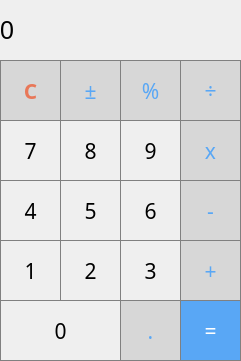
<?xml version="1.0" encoding="UTF-8"?>
<ui version="4.0">
 <class>MainWindow</class>
 <widget class="QMainWindow" name="MainWindow">
  <property name="geometry">
   <rect>
    <x>0</x>
    <y>0</y>
    <width>241</width>
    <height>361</height>
   </rect>
  </property>
  <property name="windowTitle">
   <string>MainWindow</string>
  </property>
  <widget class="QWidget" name="centralWidget">
   <widget class="QLabel" name="label">
    <property name="geometry">
     <rect>
      <x>0</x>
      <y>0</y>
      <width>241</width>
      <height>61</height>
     </rect>
    </property>
    <property name="font">
     <font>
      <pointsize>19</pointsize>
     </font>
    </property>
    <property name="styleSheet">
     <string notr="true">QLabel { qproperty-alignment: 'AlignVCenter | AlignRight'; border: 1px solid gray; } background-color : white;</string>
    </property>
    <property name="text">
     <string>0</string>
    </property>
   </widget>
   <widget class="QPushButton" name="pushButton_clear">
    <property name="geometry">
     <rect>
      <x>0</x>
      <y>60</y>
      <width>61</width>
      <height>61</height>
     </rect>
    </property>
    <property name="font">
     <font>
      <family>Noto Sans</family>
      <pointsize>16</pointsize>
      <weight>75</weight>
      <bold>true</bold>
      <underline>false</underline>
      <strikeout>false</strikeout>
      <kerning>true</kerning>
     </font>
    </property>
    <property name="focusPolicy">
     <enum>Qt::StrongFocus</enum>
    </property>
    <property name="styleSheet">
     <string notr="true"> QPushButton { 
	color: rgb(232, 119, 88);
	background-color: rgb(215, 215, 215);
 	border: 1px solid gray; 
} 
QPushButton:pressed { 
background-color: qlineargradient(x1: 0, y1: 0, x2: 0, y2: 1, stop: 0 #BEBEBE, stop: 1 #D7D7D7); 
}

</string>
    </property>
    <property name="text">
     <string>C</string>
    </property>
   </widget>
   <widget class="QPushButton" name="pushButton_plusMinus">
    <property name="geometry">
     <rect>
      <x>60</x>
      <y>60</y>
      <width>61</width>
      <height>61</height>
     </rect>
    </property>
    <property name="font">
     <font>
      <family>Noto Sans</family>
      <pointsize>16</pointsize>
     </font>
    </property>
    <property name="styleSheet">
     <string notr="true"> QPushButton { 
	color:rgb(89, 167, 245);
	background-color: rgb(215, 215, 215);
 	border: 1px solid gray; 
} 
QPushButton:pressed { 
background-color: qlineargradient(x1: 0, y1: 0, x2: 0, y2: 1, stop: 0 #BEBEBE, stop: 1 #D7D7D7); 
}

</string>
    </property>
    <property name="text">
     <string>±</string>
    </property>
   </widget>
   <widget class="QPushButton" name="pushButton_percent">
    <property name="geometry">
     <rect>
      <x>120</x>
      <y>60</y>
      <width>61</width>
      <height>61</height>
     </rect>
    </property>
    <property name="font">
     <font>
      <family>Noto Sans</family>
      <pointsize>16</pointsize>
     </font>
    </property>
    <property name="styleSheet">
     <string notr="true"> QPushButton { 
	color:rgb(89, 167, 245);
	background-color: rgb(215, 215, 215);
 	border: 1px solid gray; 
} 
QPushButton:pressed { 
background-color: qlineargradient(x1: 0, y1: 0, x2: 0, y2: 1, stop: 0 #BEBEBE, stop: 1 #D7D7D7); 
}

</string>
    </property>
    <property name="text">
     <string>%</string>
    </property>
   </widget>
   <widget class="QPushButton" name="pushButton_divide">
    <property name="geometry">
     <rect>
      <x>180</x>
      <y>60</y>
      <width>61</width>
      <height>61</height>
     </rect>
    </property>
    <property name="font">
     <font>
      <family>Noto Sans</family>
      <pointsize>16</pointsize>
     </font>
    </property>
    <property name="styleSheet">
     <string notr="true">QPushButton { 	
	background-color: rgb(215, 215, 215); 
	color:rgb(89, 167, 245);
	border: 1px solid gray; 
} QPushButton:pressed { 
	background-color: qlineargradient(x1: 0, y1: 0, x2: 0, y2: 1, stop: 0 #FF7832, stop: 1 #FF9739); 
}</string>
    </property>
    <property name="text">
     <string>÷</string>
    </property>
   </widget>
   <widget class="QPushButton" name="pushButton_multiply">
    <property name="geometry">
     <rect>
      <x>180</x>
      <y>120</y>
      <width>61</width>
      <height>61</height>
     </rect>
    </property>
    <property name="font">
     <font>
      <family>Noto Sans</family>
      <pointsize>16</pointsize>
     </font>
    </property>
    <property name="styleSheet">
     <string notr="true">QPushButton { 	
	background-color: rgb(215, 215, 215); 
	color:rgb(89, 167, 245);
	border: 1px solid gray; 
} QPushButton:pressed { 
	background-color: qlineargradient(x1: 0, y1: 0, x2: 0, y2: 1, stop: 0 #FF7832, stop: 1 #FF9739); 
}</string>
    </property>
    <property name="text">
     <string>x</string>
    </property>
   </widget>
   <widget class="QPushButton" name="pushButton_9">
    <property name="geometry">
     <rect>
      <x>120</x>
      <y>120</y>
      <width>61</width>
      <height>61</height>
     </rect>
    </property>
    <property name="font">
     <font>
      <family>Noto Sans</family>
      <pointsize>16</pointsize>
     </font>
    </property>
    <property name="styleSheet">
     <string notr="true">QPushButton { border: 1px solid gray; } QPushButton:pressed { background-color: qlineargradient(x1: 0, y1: 0, x2: 0, y2: 1, stop: 0 #dadbde, stop: 1 #f6f7fa); }</string>
    </property>
    <property name="text">
     <string>9</string>
    </property>
   </widget>
   <widget class="QPushButton" name="pushButton_7">
    <property name="geometry">
     <rect>
      <x>0</x>
      <y>120</y>
      <width>61</width>
      <height>61</height>
     </rect>
    </property>
    <property name="font">
     <font>
      <family>Noto Sans</family>
      <pointsize>16</pointsize>
     </font>
    </property>
    <property name="styleSheet">
     <string notr="true">QPushButton { border: 1px solid gray; } QPushButton:pressed { background-color: qlineargradient(x1: 0, y1: 0, x2: 0, y2: 1, stop: 0 #dadbde, stop: 1 #f6f7fa); }</string>
    </property>
    <property name="text">
     <string>7</string>
    </property>
   </widget>
   <widget class="QPushButton" name="pushButton_8">
    <property name="geometry">
     <rect>
      <x>60</x>
      <y>120</y>
      <width>61</width>
      <height>61</height>
     </rect>
    </property>
    <property name="font">
     <font>
      <family>Noto Sans</family>
      <pointsize>16</pointsize>
     </font>
    </property>
    <property name="styleSheet">
     <string notr="true">QPushButton { border: 1px solid gray; } QPushButton:pressed { background-color: qlineargradient(x1: 0, y1: 0, x2: 0, y2: 1, stop: 0 #dadbde, stop: 1 #f6f7fa); }</string>
    </property>
    <property name="text">
     <string>8</string>
    </property>
   </widget>
   <widget class="QPushButton" name="pushButton_subtract">
    <property name="geometry">
     <rect>
      <x>180</x>
      <y>180</y>
      <width>61</width>
      <height>61</height>
     </rect>
    </property>
    <property name="font">
     <font>
      <family>Noto Sans</family>
      <pointsize>16</pointsize>
     </font>
    </property>
    <property name="styleSheet">
     <string notr="true">QPushButton { 	
	background-color: rgb(215, 215, 215); 
	color:rgb(89, 167, 245);
	border: 1px solid gray; 
} QPushButton:pressed { 
	background-color: qlineargradient(x1: 0, y1: 0, x2: 0, y2: 1, stop: 0 #FF7832, stop: 1 #FF9739); 
}</string>
    </property>
    <property name="text">
     <string>-</string>
    </property>
   </widget>
   <widget class="QPushButton" name="pushButton_add">
    <property name="geometry">
     <rect>
      <x>180</x>
      <y>240</y>
      <width>61</width>
      <height>61</height>
     </rect>
    </property>
    <property name="font">
     <font>
      <family>Noto Sans</family>
      <pointsize>16</pointsize>
     </font>
    </property>
    <property name="styleSheet">
     <string notr="true">QPushButton { 	
	background-color: rgb(215, 215, 215); 
	color:rgb(89, 167, 245);
	border: 1px solid gray; 
} QPushButton:pressed { 
	background-color: qlineargradient(x1: 0, y1: 0, x2: 0, y2: 1, stop: 0 #FF7832, stop: 1 #FF9739); 
}</string>
    </property>
    <property name="text">
     <string>+</string>
    </property>
   </widget>
   <widget class="QPushButton" name="pushButton_2">
    <property name="geometry">
     <rect>
      <x>60</x>
      <y>240</y>
      <width>61</width>
      <height>61</height>
     </rect>
    </property>
    <property name="font">
     <font>
      <family>Noto Sans</family>
      <pointsize>16</pointsize>
     </font>
    </property>
    <property name="styleSheet">
     <string notr="true">QPushButton { border: 1px solid gray; } QPushButton:pressed { background-color: qlineargradient(x1: 0, y1: 0, x2: 0, y2: 1, stop: 0 #dadbde, stop: 1 #f6f7fa); }</string>
    </property>
    <property name="text">
     <string>2</string>
    </property>
   </widget>
   <widget class="QPushButton" name="pushButton_6">
    <property name="geometry">
     <rect>
      <x>120</x>
      <y>180</y>
      <width>61</width>
      <height>61</height>
     </rect>
    </property>
    <property name="font">
     <font>
      <family>Noto Sans</family>
      <pointsize>16</pointsize>
     </font>
    </property>
    <property name="styleSheet">
     <string notr="true">QPushButton { border: 1px solid gray; } QPushButton:pressed { background-color: qlineargradient(x1: 0, y1: 0, x2: 0, y2: 1, stop: 0 #dadbde, stop: 1 #f6f7fa); }</string>
    </property>
    <property name="text">
     <string>6</string>
    </property>
   </widget>
   <widget class="QPushButton" name="pushButton_1">
    <property name="geometry">
     <rect>
      <x>0</x>
      <y>240</y>
      <width>61</width>
      <height>61</height>
     </rect>
    </property>
    <property name="font">
     <font>
      <family>Noto Sans</family>
      <pointsize>16</pointsize>
     </font>
    </property>
    <property name="styleSheet">
     <string notr="true">QPushButton { border: 1px solid gray; } QPushButton:pressed { background-color: qlineargradient(x1: 0, y1: 0, x2: 0, y2: 1, stop: 0 #dadbde, stop: 1 #f6f7fa); }</string>
    </property>
    <property name="text">
     <string>1</string>
    </property>
   </widget>
   <widget class="QPushButton" name="pushButton_4">
    <property name="geometry">
     <rect>
      <x>0</x>
      <y>180</y>
      <width>61</width>
      <height>61</height>
     </rect>
    </property>
    <property name="font">
     <font>
      <family>Noto Sans</family>
      <pointsize>16</pointsize>
     </font>
    </property>
    <property name="styleSheet">
     <string notr="true">QPushButton { border: 1px solid gray; } QPushButton:pressed { background-color: qlineargradient(x1: 0, y1: 0, x2: 0, y2: 1, stop: 0 #dadbde, stop: 1 #f6f7fa); }</string>
    </property>
    <property name="text">
     <string>4</string>
    </property>
   </widget>
   <widget class="QPushButton" name="pushButton_3">
    <property name="geometry">
     <rect>
      <x>120</x>
      <y>240</y>
      <width>61</width>
      <height>61</height>
     </rect>
    </property>
    <property name="font">
     <font>
      <family>Noto Sans</family>
      <pointsize>16</pointsize>
     </font>
    </property>
    <property name="styleSheet">
     <string notr="true">QPushButton { border: 1px solid gray; } QPushButton:pressed { background-color: qlineargradient(x1: 0, y1: 0, x2: 0, y2: 1, stop: 0 #dadbde, stop: 1 #f6f7fa); }</string>
    </property>
    <property name="text">
     <string>3</string>
    </property>
   </widget>
   <widget class="QPushButton" name="pushButton_5">
    <property name="geometry">
     <rect>
      <x>60</x>
      <y>180</y>
      <width>61</width>
      <height>61</height>
     </rect>
    </property>
    <property name="font">
     <font>
      <family>Noto Sans</family>
      <pointsize>16</pointsize>
     </font>
    </property>
    <property name="styleSheet">
     <string notr="true">QPushButton { border: 1px solid gray; } QPushButton:pressed { background-color: qlineargradient(x1: 0, y1: 0, x2: 0, y2: 1, stop: 0 #dadbde, stop: 1 #f6f7fa); }</string>
    </property>
    <property name="text">
     <string>5</string>
    </property>
   </widget>
   <widget class="QPushButton" name="pushButton_equals">
    <property name="geometry">
     <rect>
      <x>180</x>
      <y>300</y>
      <width>61</width>
      <height>61</height>
     </rect>
    </property>
    <property name="font">
     <font>
      <family>Noto Sans</family>
      <pointsize>16</pointsize>
     </font>
    </property>
    <property name="styleSheet">
     <string notr="true">QPushButton { 	
	background-color: rgb(89, 167, 245);
	color: white; 
	border: 1px solid gray; 
} QPushButton:pressed { 
	background-color: qlineargradient(x1: 0, y1: 0, x2: 0, y2: 1, stop: 0 #FF7832, stop: 1 #FF9739); 
}</string>
    </property>
    <property name="text">
     <string>=</string>
    </property>
   </widget>
   <widget class="QPushButton" name="pushButton_0">
    <property name="geometry">
     <rect>
      <x>0</x>
      <y>300</y>
      <width>121</width>
      <height>61</height>
     </rect>
    </property>
    <property name="font">
     <font>
      <family>Noto Sans</family>
      <pointsize>16</pointsize>
     </font>
    </property>
    <property name="styleSheet">
     <string notr="true">QPushButton { border: 1px solid gray; } QPushButton:pressed { background-color: qlineargradient(x1: 0, y1: 0, x2: 0, y2: 1, stop: 0 #dadbde, stop: 1 #f6f7fa); }</string>
    </property>
    <property name="text">
     <string>0</string>
    </property>
   </widget>
   <widget class="QPushButton" name="pushButton_decimal">
    <property name="enabled">
     <bool>true</bool>
    </property>
    <property name="geometry">
     <rect>
      <x>120</x>
      <y>300</y>
      <width>61</width>
      <height>61</height>
     </rect>
    </property>
    <property name="font">
     <font>
      <family>Noto Sans</family>
      <pointsize>16</pointsize>
     </font>
    </property>
    <property name="styleSheet">
     <string notr="true"> QPushButton { 
	color:rgb(89, 167, 245);
	background-color: rgb(215, 215, 215);
 	border: 1px solid gray; 
} 
QPushButton:pressed { 
background-color: qlineargradient(x1: 0, y1: 0, x2: 0, y2: 1, stop: 0 #BEBEBE, stop: 1 #D7D7D7); 
}

</string>
    </property>
    <property name="text">
     <string>.</string>
    </property>
   </widget>
  </widget>
 </widget>
 <layoutdefault spacing="6" margin="11"/>
 <resources/>
 <connections/>
</ui>
